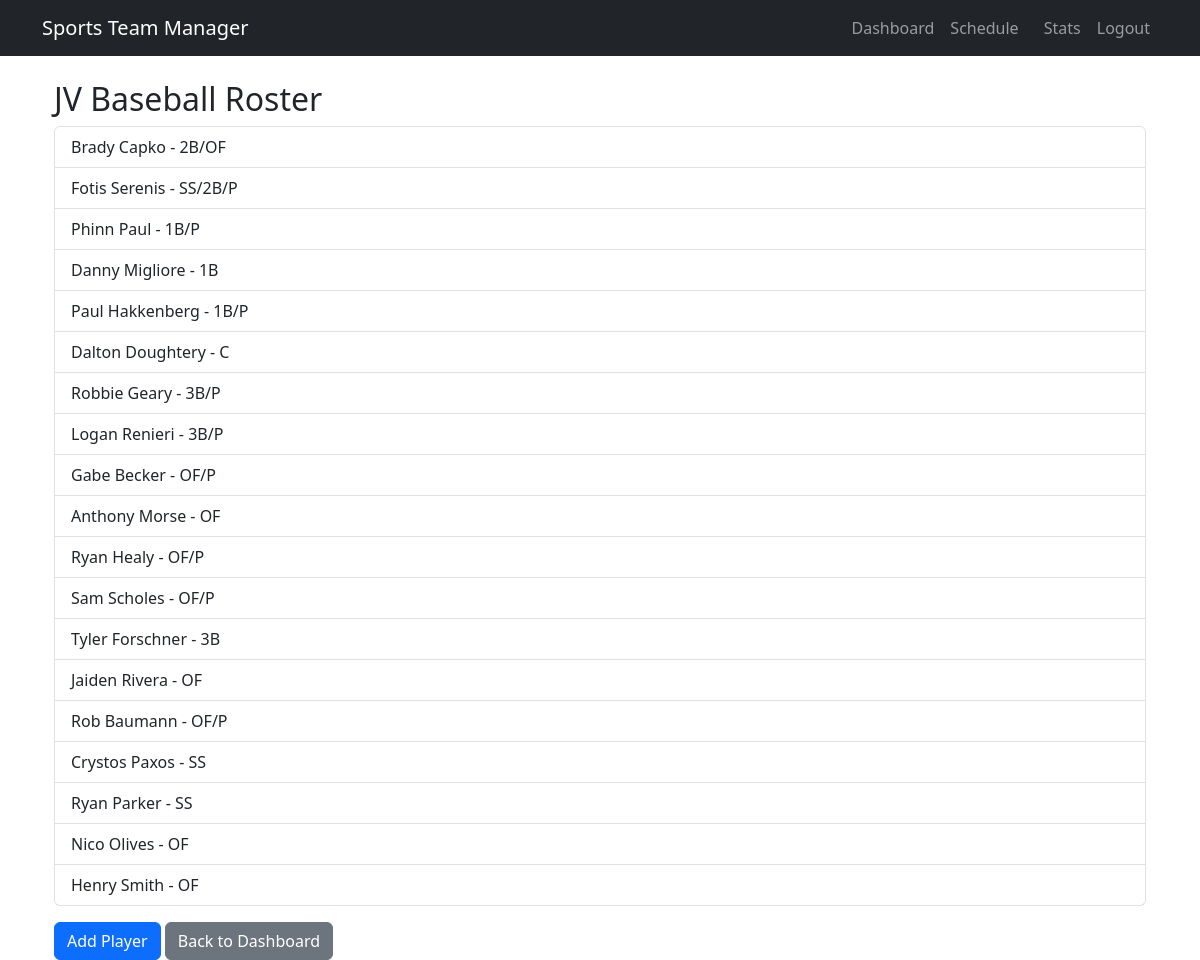
Screenshot of /team/1/roster/ (signed in) with the database file from the repository.
### users/models.py (models this page shows, shortened)
class Team(models.Model):
    name = models.CharField(max_length=100)
    coach = models.ForeignKey(settings.AUTH_USER_MODEL, on_delete=models.CASCADE)
    sport = models.ForeignKey(Sport, on_delete=models.CASCADE)  # NEW

class Player(models.Model):
    full_name = models.CharField(max_length=100)
    team = models.ForeignKey(Team, on_delete=models.CASCADE)
    position = models.CharField(max_length=50)
    user = models.ForeignKey(
        settings.AUTH_USER_MODEL,
        on_delete=models.SET_NULL,
        null=True,
        blank=True  # <== Important: allows optional
    )

### users/views.py (the view)
# urls.py: path('team/<int:team_id>/roster/', views.view_roster, name='view_roster'),
@login_required
def view_roster(request, team_id):
    team = get_object_or_404(Team, id=team_id)
    players = Player.objects.filter(team=team)
    return render(request, 'users/roster.html', {'team': team, 'players': players})

### users/templates/users/roster.html
{% extends "base.html" %}
{% block content %}
<div class="container mt-4">
    <h2>{{ team.name }} Roster</h2>
    {% if players %}
        <ul class="list-group">
            {% for player in players %}
                <li class="list-group-item">{{ player.full_name }} - {{ player.position }}</li>
            {% endfor %}
        </ul>
    {% else %}
        <p>No players on this team yet.</p>
    {% endif %}
    {% if user.role == "coach" %}
        <a class="btn btn-primary mt-3" href="{% url 'add_player' team.id %}">Add Player</a>
    {% endif %}
    <a class="btn btn-secondary mt-3" href="{% url 'dashboard' %}">Back to Dashboard</a>
</div>
{% endblock %}

### rows the page displays
Team: name "JV Baseball"
Player: full_name "Brady Capko", position "2B/OF"
Player: full_name "Fotis Serenis", position "SS/2B/P"
Player: full_name "Phinn Paul", position "1B/P"
Player: full_name "Danny Migliore", position "1B"
Player: full_name "Paul Hakkenberg", position "1B/P"
Player: full_name "Dalton Doughtery", position "C"
Player: full_name "Robbie Geary", position "3B/P"
Player: full_name "Logan Renieri", position "3B/P"
Player: full_name "Gabe Becker", position "OF/P"
Player: full_name "Anthony Morse", position "OF"
Player: full_name "Ryan Healy", position "OF/P"
Player: full_name "Sam Scholes", position "OF/P"
Player: full_name "Tyler Forschner", position "3B"
Player: full_name "Jaiden Rivera", position "OF"
Player: full_name "Rob Baumann", position "OF/P"
Player: full_name "Crystos Paxos", position "SS"
Player: full_name "Ryan Parker", position "SS"
Player: full_name "Nico Olives", position "OF"
Player: full_name "Henry Smith", position "OF"
